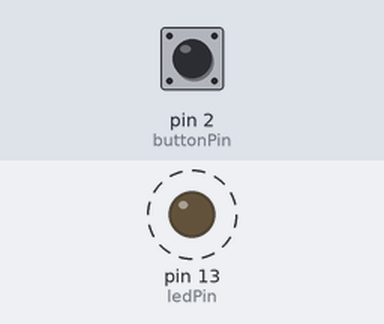
Recording of a sketch running on a simulated Arduino Uno, built with avr-gcc and run on an emulated ATmega328P. Shown: output pins drawn as LEDs (lit = HIGH). Dashed ring = blinking. The test bench sets the inputs (shaded band); at power-on: pin 2 (buttonPin) HIGH.

Above: at 2.8 s.
2.9 s: pin 2 (buttonPin) pulled LOW for 1.2 s
At 3.5 s:
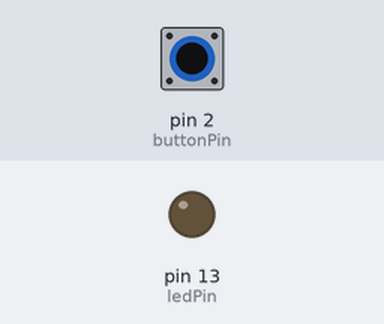
5.6 s: pin 2 (buttonPin) pulled LOW for 3.2 s
At 6.2 s:
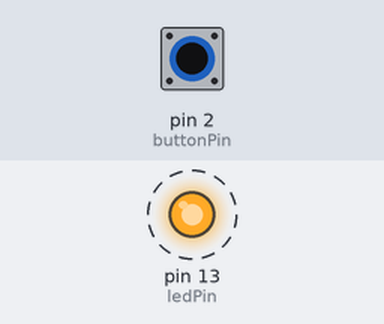
Timing chart, 0 to 16.3 s (numbered marks = the images above; inputs shaded):
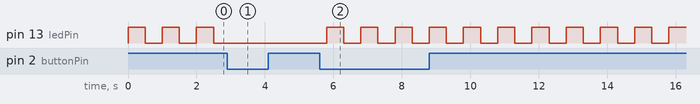

Measured:
- after the input at 2.9 s, pin 13 (ledPin): stops changing and stays LOW
- after the input at 5.6 s, pin 13 (ledPin): alternates HIGH for 0.50 s and LOW for 0.50 s, starting after 0.20 s
- by itself, pin 13 (ledPin): alternates HIGH for 0.50 s and LOW for 0.50 s

The sketch:

exer4.ino
```cpp
int ledPin = 13;
int buttonPin = 2;
bool ledState = true;
bool lastButtonState = HIGH;

void setup() {
  pinMode(ledPin, OUTPUT);
  pinMode(buttonPin, INPUT_PULLUP);
}

void loop() {
  bool buttonState = digitalRead(buttonPin);

  if (buttonState == LOW && lastButtonState == HIGH) {
    ledState = !ledState;
    delay(200);
  }
  lastButtonState = buttonState;

  if (ledState) {
    digitalWrite(ledPin, HIGH);
    delay(500);
    digitalWrite(ledPin, LOW);
    delay(500);
  } else {
    digitalWrite(ledPin, LOW);
  }
}
```
